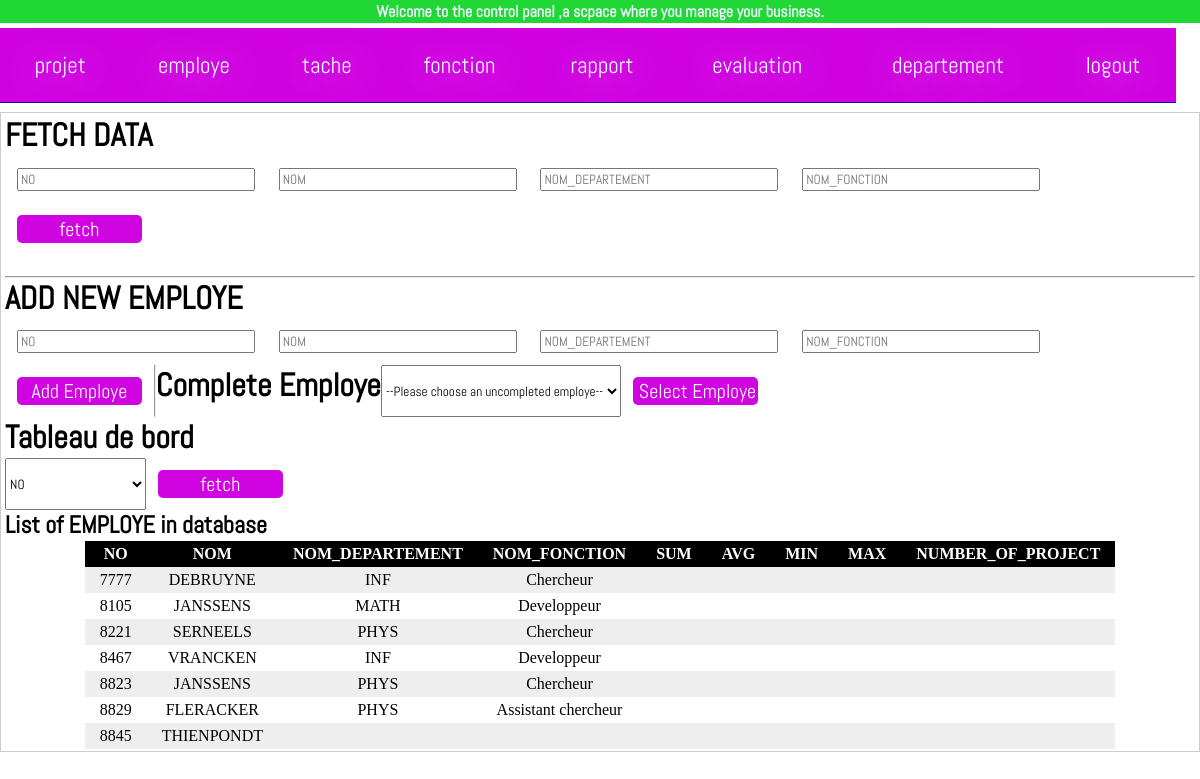
Page /admin/admin_page.php?table=employe on the committed database.
### tables this page shows
CREATE TABLE EMPLOYE(
   NO              INTEGER  NOT NULL PRIMARY KEY
  ,NOM             VARCHAR(10) NOT NULL
  ,NOM_DEPARTEMENT VARCHAR(4)
  ,NOM_FONCTION    VARCHAR(19)
  ,FOREIGN KEY (NOM_DEPARTEMENT) REFERENCES DEPARTEMENT(NOM)
  ,FOREIGN KEY (NOM_FONCTION) REFERENCES FONCTION(NOM)
);

### admin/mytools/functions/employe.php (the view, shortened to what this page needs)
<h1>FETCH DATA</h1>
<form action="<?PHP echo $PHP_SELF; ?>" method="post">
    <input placeholder="NO" type="number" name="NO"><br>
    <input placeholder="NOM" type="text" name="NOM"><br>
    <input placeholder="NOM_DEPARTEMENT" type="text" name="NOM_DEPARTEMENT"><br>
    <input placeholder="NOM_FONCTION" type="text" name="NOM_FONCTION"><br>
    <input type="submit" name="display_EMPLOYE" class="myput" value="fetch"/>
</form>
        <br>
        <hr>
        <h1>ADD NEW EMPLOYE</h1>
        <form action="<?PHP echo $PHP_SELF; ?>" method="post">
            <input placeholder="NO" type="number" name="NO"><br>
            <input placeholder="NOM" type="text" name="NOM"><br>
            <input placeholder="NOM_DEPARTEMENT" type="text" name="NOM_DEPARTEMENT"><br>
            <input placeholder="NOM_FONCTION" type="text" name="NOM_FONCTION"><br>
            <input type="submit" name="add_Employe" class="myput" value="Add Employe"/>
            <form>
                <br>
                <hr>
                <h1>Complete Employe</h1>
                <form action="<?PHP echo $PHP_SELF; ?>" method="post">
                    <select name="EMPLOYE" required>
                        <option value="">--Please choose an uncompleted employe--</option>
                        <input type="submit" name="insert_Employe" class="myput" value="Select Employe"/>
                </form>
<h1>Tableau de bord</h1>
    <form action="<?PHP echo $PHP_SELF; ?>" method="post">
    <select name="COLUMN">
        <option value="NO">NO</option>
    <input type="submit" name="Display" class="myput" value="fetch"/>
</form>
<?PHP
    if($_POST['Display']){
        $COLUMN=htmlspecialchars($_POST['COLUMN']);
        $check=true;
        if($check){
            $request = "SELECT * FROM `EMPLOYE` ORDER BY `EMPLOYE`.`$COLUMN` ASC";
            $req = $bdd->query($request);
            echo '<h2>List of EMPLOYE in database</h2>';
            echo "<table class=\"datatable\">
            <tr><th>NO</th><th>NOM</th><th>NOM_DEPARTEMENT</th><th>NOM_FONCTION</th><th>SUM</th><th>AVG</th><th>MIN</th><th>MAX</th><th>NUMBER_OF_PROJECT</th></tr>";
            while ($tuple = $req->fetch()) {
                echo "<tr> <td>".$tuple['NO']." </td><td>".$tuple['NOM']." </td><td>".$tuple['NOM_DEPARTEMENT']."</td><td> ".$tuple['NOM_FONCTION']." </td><td> ".$tuple['SUM']." </td><td> ".$tuple['AVG']." </td><td> ".$tuple['MIN']." </td><td> ".$tuple['MAX']." </td><td> ".$tuple['NUMBER_OF_PROJECT']." </td></tr> ";
            }
        }
    }
    else{
        $request = "ALTER TABLE EMPLOYE ADD COLUMN SUM INT AFTER NOM_FONCTION";
            $bdd->query($request);
            $request = "ALTER TABLE EMPLOYE ADD COLUMN AVG INT AFTER SUM";
            $bdd->query($request);
            $request = "ALTER TABLE EMPLOYE ADD COLUMN MIN INT AFTER AVG";
            $bdd->query($request);
            $request = "ALTER TABLE EMPLOYE ADD COLUMN MAX INT AFTER MIN";
            $bdd->query($request);
            $request = "ALTER TABLE EMPLOYE ADD COLUMN NUMBER_OF_PROJECT INT AFTER MAX";
            $bdd->query($request);
            $fetch_NO = $bdd->query("SELECT NO FROM EMPLOYE");
            while ($row = $fetch_NO->fetch()) {
               $NUM = $row['NO'];
               $request = "UPDATE EMPLOYE SET SUM = (SELECT SUM(NOMBRE_HEURES) FROM TACHE where EMPLOYE = $NUM) where NO = '$NUM'";
               $bdd->query($request);
               $request = "UPDATE EMPLOYE SET AVG = (SELECT AVG(NOMBRE_HEURES) FROM TACHE where EMPLOYE = $NUM) where NO = '$NUM'";
               $bdd->query($request);
               $request = "UPDATE EMPLOYE SET MIN = (SELECT MIN(NOMBRE_HEURES) FROM TACHE where EMPLOYE = $NUM) where NO = '$NUM'";
               $bdd->query($request);
               $request = "UPDATE EMPLOYE SET MAX = (SELECT MAX(NOMBRE_HEURES) FROM TACHE where EMPLOYE = $NUM) where NO = '$NUM'";
               $bdd->query($request);
               $request = "UPDATE EMPLOYE SET NUMBER_OF_PROJECT = (SELECT COUNT(DISTINCT(PROJET)) FROM TACHE where EMPLOYE = '$NUM') where NO = '$NUM'";
               $bdd->query($request);
            }
            $request = "SELECT * FROM EMPLOYE";
            $req = $bdd->query($request);
            echo '<h2>List of EMPLOYE in database</h2>';
            echo "<table class=\"datatable\">
            <tr><th>NO</th><th>NOM</th><th>NOM_DEPARTEMENT</th><th>NOM_FONCTION</th><th>SUM</th><th>AVG</th><th>MIN</th><th>MAX</th><th>NUMBER_OF_PROJECT</th></tr>";
            while ($tuple = $req->fetch()) {
                echo "<tr> <td>".$tuple['NO']." </td><td>".$tuple['NOM']." </td><td>".$tuple['NOM_DEPARTEMENT']."</td><td> ".$tuple['NOM_FONCTION']." </td><td> ".$tuple['SUM']." </td><td> ".$tuple['AVG']." </td><td> ".$tuple['MIN']." </td><td> ".$tuple['MAX']." </td><td> ".$tuple['NUMBER_OF_PROJECT']." </td></tr> ";
            }
            echo "</table>";
    }
?>

### admin/tools-css/adminpage.css (style rules this page uses)
*::after,::before { box-sizing: border-box; }
* { box-sizing: border-box;font-family: 'abel'; margin: 0; }
.includes > form { display: flex; flex-wrap: wrap; }
.includes > form > input { width: 20%; margin: 1%; }
.includes > table { margin: auto; text-align: center; }
.includes .myput { width: 125px; background: #d004e1; color: white; font-size: 20px; border-radius: 5px; border: none; }
.includes > table, th, td { border: 0px 0px 1px 1px solid black; border-collapse: collapse; padding: 4px 15px; font-family: fantasy; }
.datatable tr:nth-child(even) { background-color: #eee; }
.datatable tr:nth-child(odd) { background-color:#fff; }
.datatable th { background-color: black; color: white }

### rows in the picture
employe: NO "7777", NOM "DEBRUYNE", NOM_DEPARTEMENT "INF", NOM_FONCTION "Chercheur"
employe: NO "8105", NOM "JANSSENS", NOM_DEPARTEMENT "MATH", NOM_FONCTION "Developpeur"
employe: NO "8221", NOM "SERNEELS", NOM_DEPARTEMENT "PHYS", NOM_FONCTION "Chercheur"
employe: NO "8467", NOM "VRANCKEN", NOM_DEPARTEMENT "INF", NOM_FONCTION "Developpeur"
employe: NO "8823", NOM "JANSSENS", NOM_DEPARTEMENT "PHYS", NOM_FONCTION "Chercheur"
employe: NO "8829", NOM "FLERACKER", NOM_DEPARTEMENT "PHYS", NOM_FONCTION "Assistant chercheur"
employe: NO "8845", NOM "THIENPONDT"
